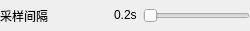
<?xml version="1.0" encoding="UTF-8"?>
<ui version="4.0">
 <class>LabelSlider</class>
 <widget class="QWidget" name="LabelSlider">
  <property name="geometry">
   <rect>
    <x>0</x>
    <y>0</y>
    <width>250</width>
    <height>31</height>
   </rect>
  </property>
  <property name="windowTitle">
   <string>Form</string>
  </property>
  <layout class="QHBoxLayout" name="horizontalLayout">
   <property name="leftMargin">
    <number>0</number>
   </property>
   <property name="topMargin">
    <number>0</number>
   </property>
   <property name="rightMargin">
    <number>0</number>
   </property>
   <property name="bottomMargin">
    <number>0</number>
   </property>
   <item>
    <widget class="QLabel" name="title_lbl">
     <property name="text">
      <string>采样间隔</string>
     </property>
    </widget>
   </item>
   <item>
    <widget class="QLabel" name="value_lbl">
     <property name="sizePolicy">
      <sizepolicy hsizetype="Fixed" vsizetype="Fixed">
       <horstretch>0</horstretch>
       <verstretch>0</verstretch>
      </sizepolicy>
     </property>
     <property name="text">
      <string>0.2s</string>
     </property>
    </widget>
   </item>
   <item>
    <widget class="QSlider" name="slider">
     <property name="sizePolicy">
      <sizepolicy hsizetype="Maximum" vsizetype="Fixed">
       <horstretch>0</horstretch>
       <verstretch>0</verstretch>
      </sizepolicy>
     </property>
     <property name="minimumSize">
      <size>
       <width>100</width>
       <height>0</height>
      </size>
     </property>
     <property name="maximumSize">
      <size>
       <width>200</width>
       <height>16777215</height>
      </size>
     </property>
     <property name="orientation">
      <enum>Qt::Horizontal</enum>
     </property>
    </widget>
   </item>
  </layout>
 </widget>
 <resources/>
 <connections/>
</ui>
